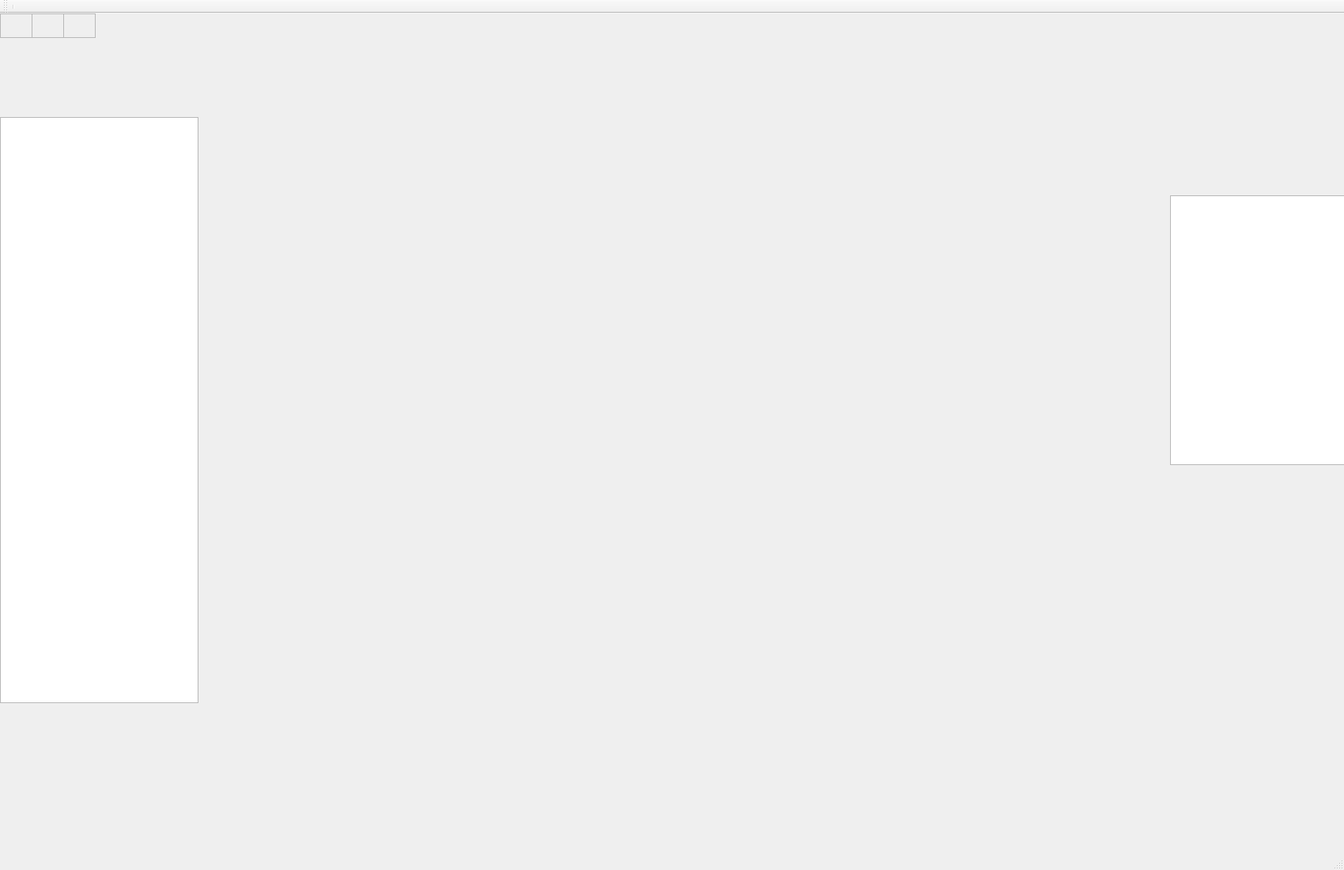
<?xml version="1.0" encoding="UTF-8"?>
<ui version="4.0">
 <class>MainWindow</class>
 <widget class="QMainWindow" name="MainWindow">
  <property name="geometry">
   <rect>
    <x>0</x>
    <y>0</y>
    <width>1700</width>
    <height>1100</height>
   </rect>
  </property>
  <property name="minimumSize">
   <size>
    <width>1700</width>
    <height>1100</height>
   </size>
  </property>
  <property name="maximumSize">
   <size>
    <width>1700</width>
    <height>1100</height>
   </size>
  </property>
  <property name="windowTitle">
   <string>MainWindow</string>
  </property>
  <widget class="QWidget" name="centralwidget">
   <property name="layoutDirection">
    <enum>Qt::RightToLeft</enum>
   </property>
   <widget class="QWidget" name="widget" native="true">
    <property name="geometry">
     <rect>
      <x>0</x>
      <y>0</y>
      <width>1700</width>
      <height>1000</height>
     </rect>
    </property>
    <property name="minimumSize">
     <size>
      <width>1700</width>
      <height>1000</height>
     </size>
    </property>
    <property name="maximumSize">
     <size>
      <width>1700</width>
      <height>1000</height>
     </size>
    </property>
    <property name="styleSheet">
     <string notr="true">image: url(:/image/map.png);</string>
    </property>
    <widget class="QFrame" name="frame">
     <property name="geometry">
      <rect>
       <x>0</x>
       <y>0</y>
       <width>41</width>
       <height>31</height>
      </rect>
     </property>
     <property name="styleSheet">
      <string notr="true">image: url(:/image/mush.png);</string>
     </property>
     <property name="frameShape">
      <enum>QFrame::StyledPanel</enum>
     </property>
     <property name="frameShadow">
      <enum>QFrame::Raised</enum>
     </property>
    </widget>
    <widget class="QFrame" name="frame_2">
     <property name="geometry">
      <rect>
       <x>40</x>
       <y>0</y>
       <width>41</width>
       <height>31</height>
      </rect>
     </property>
     <property name="styleSheet">
      <string notr="true">image: url(:/image/master.jpg);</string>
     </property>
     <property name="frameShape">
      <enum>QFrame::StyledPanel</enum>
     </property>
     <property name="frameShadow">
      <enum>QFrame::Raised</enum>
     </property>
    </widget>
    <widget class="QFrame" name="frame_3">
     <property name="geometry">
      <rect>
       <x>80</x>
       <y>0</y>
       <width>41</width>
       <height>31</height>
      </rect>
     </property>
     <property name="styleSheet">
      <string notr="true">image: url(:/image/turtle.png);</string>
     </property>
     <property name="frameShape">
      <enum>QFrame::StyledPanel</enum>
     </property>
     <property name="frameShadow">
      <enum>QFrame::Raised</enum>
     </property>
    </widget>
    <widget class="QTextBrowser" name="log">
     <property name="geometry">
      <rect>
       <x>0</x>
       <y>131</y>
       <width>251</width>
       <height>741</height>
      </rect>
     </property>
    </widget>
    <widget class="QTextBrowser" name="around">
     <property name="geometry">
      <rect>
       <x>1480</x>
       <y>230</y>
       <width>221</width>
       <height>341</height>
      </rect>
     </property>
    </widget>
   </widget>
  </widget>
  <widget class="QStatusBar" name="statusbar"/>
  <widget class="QToolBar" name="toolBar">
   <property name="font">
    <font>
     <pointsize>9</pointsize>
    </font>
   </property>
   <property name="windowTitle">
    <string>toolBar</string>
   </property>
   <attribute name="toolBarArea">
    <enum>TopToolBarArea</enum>
   </attribute>
   <attribute name="toolBarBreak">
    <bool>false</bool>
   </attribute>
   <addaction name="separator"/>
  </widget>
  <action name="QComboBox">
   <property name="text">
    <string>起点</string>
   </property>
  </action>
  <action name="actionssd">
   <property name="text">
    <string>ssd]</string>
   </property>
  </action>
  <action name="actionsdsad">
   <property name="text">
    <string>sdsad</string>
   </property>
  </action>
  <action name="action">
   <property name="text">
    <string>医务室</string>
   </property>
  </action>
  <action name="action_2">
   <property name="text">
    <string>运动场</string>
   </property>
  </action>
  <action name="action_3">
   <property name="text">
    <string>雁北园北区</string>
   </property>
  </action>
  <action name="action_4">
   <property name="text">
    <string>医务室</string>
   </property>
  </action>
  <action name="action_5">
   <property name="text">
    <string>运动场</string>
   </property>
  </action>
  <action name="action_6">
   <property name="text">
    <string>雁北园北区</string>
   </property>
  </action>
 </widget>
 <resources/>
 <connections/>
</ui>
